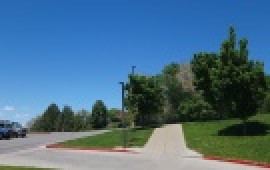
#> input picture dsc_dataset/test/NWT/NWT101.jpg, 135 x 85 px, found by its file name (shown 2 times larger); its folder holds only this picture in this run
$ jupyter execute --allow-errors svm.ipynb
#> lines starting #> are read from the running program, lines starting #| are printed output that depends on the picture
#> further down, img_array is the input picture: shape (85, 135, 3); mean R, G, B 75, 111, 135.9
#> `img_resized=resize(img_array,(135,85))`:
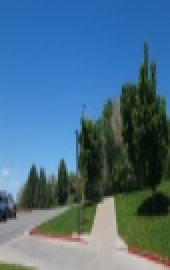
#> img_resized: shape (135, 85, 3) float64 (shown 2 times larger); mean R, G, B 0.294, 0.435, 0.533
# SVC using Bayesian Optimization

[cell 1]
import pandas as pd
from sklearn import svm
import os
import matplotlib.pyplot as plt
from skimage.transform import resize
from skimage.io import imread
import numpy as np
from sklearn.model_selection import train_test_split
from sklearn.metrics import classification_report,accuracy_score,confusion_matrix
import pickle
import time

# Standardize the data
from sklearn.preprocessing import StandardScaler
# Modeling
from sklearn.svm import SVC
# Hyperparameter tuning
from sklearn.model_selection import StratifiedKFold, GridSearchCV, RandomizedSearchCV, StratifiedShuffleSplit ,cross_val_score
from hyperopt import tpe, STATUS_OK, Trials, hp, fmin, STATUS_OK, space_eval

[cell 2]
import os
notebook_path = os.path.abspath("svm.ipynb")
Train= ['NWT', 'WT']
flat_data_arr=[]
target_arr=[]
#please use datadir='/content' if the files are upload on to google collab
#else mount the drive and give path of the parent-folder containing all category images folders.
#datadir='/content/drive/MyDrive/USHE-S-22/WT-NWT/train'
datadir= os.path.join(os.path.dirname(notebook_path), "/Users/jordanmiller/Documents/Projects/dsc/dsc_dataset/train")

#> (a cell that did not finish here is left out)
